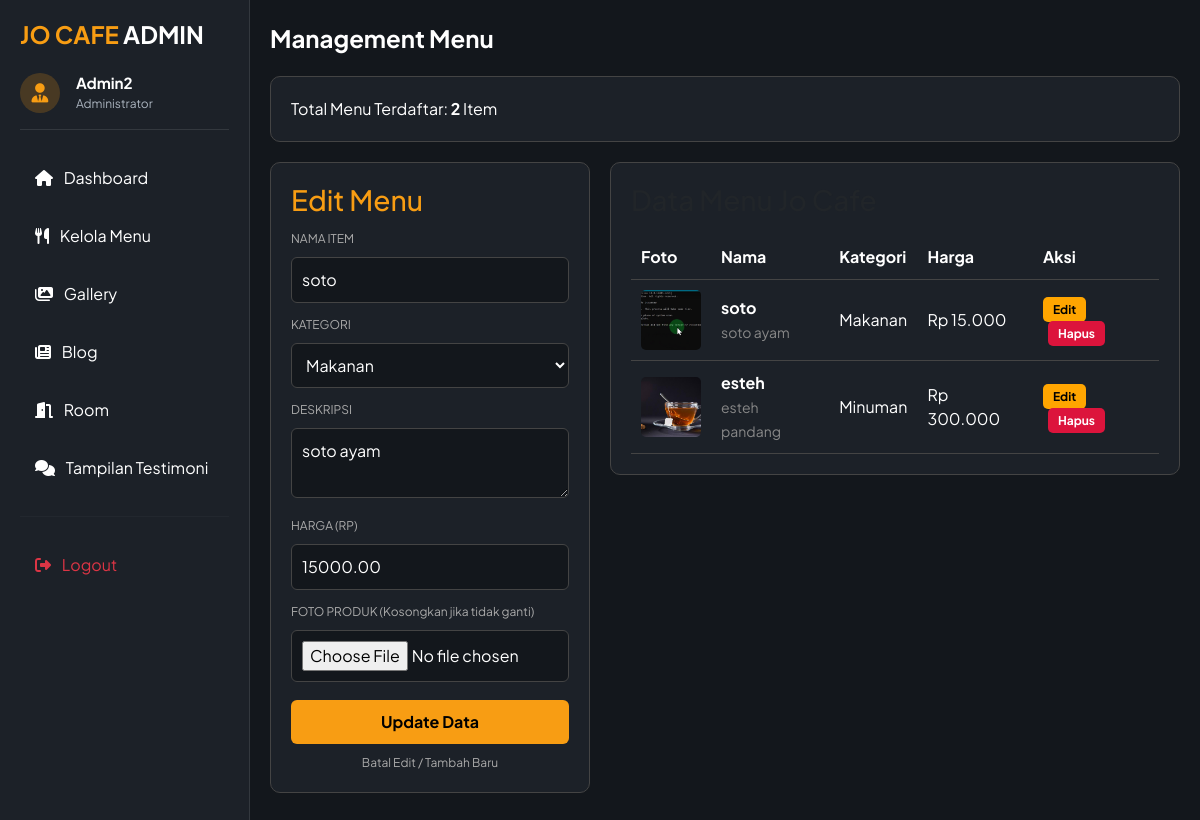
The app's page /dashboard/admin.php?page=menu&edit=2 (signed in) with its own data.
### tables this page shows
CREATE TABLE `menu` (
  `id_menu` int(11) NOT NULL,
  `id_admin` int(11) DEFAULT NULL,
  `nama_item` varchar(100) DEFAULT NULL,
  `kategori` enum('makanan','minuman') DEFAULT NULL,
  `deskripsi` text DEFAULT NULL,
  `harga` decimal(10,2) DEFAULT NULL,
  `gambar` varchar(255) DEFAULT NULL
);

### menu.php (the view, shortened to what this page needs)
<?php
include_once "../config/koneksi.php";
$is_edit = false;
$edit_data = ['id_menu' => '', 'nama_item' => '', 'kategori' => '', 'deskripsi' => '', 'harga' => '', 'gambar' => ''];
if (isset($_GET['edit'])) {
    $is_edit = true;
    $id_edit = $_GET['edit'];
    $result = mysqli_query($conn, "SELECT * FROM menu WHERE id_menu = '$id_edit'");
    $edit_data = mysqli_fetch_assoc($result);
}
?>
<div class="content-menu">
    <div class="title">Management Menu</div>
    <div class="stats">
        <div class="stat-box">
            <?php $count = mysqli_query($conn, "SELECT id_menu FROM menu"); ?>
            Total Menu Terdaftar: <strong><?php echo mysqli_num_rows($count); ?></strong> Item
        </div>
    </div>
    <div class="grid">
        <div class="card form">
            <h3 style="color: #f89d13; margin-top:0;"><?php echo $is_edit ? "Edit Menu" : "Tambah Menu"; ?></h3>
            <form action="admin.php?page=menu" method="POST" enctype="multipart/form-data">
                <label style="font-size: 12px; color: #aaa;">NAMA ITEM</label>
                <input type="text" name="nama_item" value="<?php echo htmlspecialchars($edit_data['nama_item']); ?>" placeholder="Contoh: Kopi Susu Gula Aren" required>
                <label style="font-size: 12px; color: #aaa;">KATEGORI</label>
                <select name="kategori">
                    <option value="makanan" <?php if($edit_data['kategori'] == 'makanan') echo 'selected'; ?>>Makanan</option>
                </select>
                <label style="font-size: 12px; color: #aaa;">DESKRIPSI</label>
                <textarea name="deskripsi" placeholder="Penjelasan singkat rasa/porsi..."><?php echo htmlspecialchars($edit_data['deskripsi']); ?></textarea>
                <label style="font-size: 12px; color: #aaa;">HARGA (RP)</label>
                <input type="text" name="harga" value="<?php echo $edit_data['harga']; ?>" placeholder="Contoh: 15000" required>
                <label style="font-size: 12px; color: #aaa;">FOTO PRODUK <?php if($is_edit) echo "(Kosongkan jika tidak ganti)"; ?></label>
                <input type="file" name="gambar" accept="image/*">
                <button type="submit" name="simpan" class="btn-submit"><?php echo $is_edit ? "Update Data" : "Simpan ke Menu"; ?></button>
                <?php if($is_edit): ?>
                    <a href="admin.php?page=menu" class="cancel-edit">Batal Edit / Tambah Baru</a>
                <?php endif; ?>
            </form>
        </div>
        <div class="card" style="flex:1;">
            <h3 style="margin-top:0;">Data Menu Jo Cafe</h3>
            <table>
                <thead>
                    <tr>
                        <th>Foto</th>
                        <th>Nama</th>
                        <th>Kategori</th>
                        <th>Harga</th>
                        <th>Aksi</th>
                    </tr>
                </thead>
                <tbody>
                    <?php
                    $get_menu = mysqli_query($conn, "SELECT * FROM menu ORDER BY kategori ASC, id_menu DESC");
                    while ($m = mysqli_fetch_assoc($get_menu)) {
                        $path_foto = !empty($m['gambar']) ? "../assets/img/menu/".$m['gambar'] : "https://via.placeholder.com/60x60?text=No+Img";
                    ?>
                    <tr>
                        <td><img src="<?php echo $path_foto; ?>" alt="Menu" class="img-menu"></td>
                        <td>
                            <strong><?php echo htmlspecialchars($m['nama_item']); ?></strong><br>
                            <small style="color: #888;"><?php echo htmlspecialchars($m['deskripsi']); ?></small>
                        </td>
                        <td><span style="text-transform: capitalize;"><?php echo $m['kategori']; ?></span></td>
                        <td>Rp <?php echo number_format($m['harga'], 0, ',', '.'); ?></td>
                        <td>
                            <a href="admin.php?page=menu&edit=<?php echo $m['id_menu']; ?>" class="btn-edit">Edit</a>
                            <a href="admin.php?page=menu&hapus=<?php echo $m['id_menu']; ?>" class="btn-del" onclick="return confirm('Hapus menu ini?')">Hapus</a>
                        </td>
                    </tr>
                    <?php } ?>
                </tbody>
            </table>
        </div>
    </div>
</div>

### dashboard/admin.php (style rules this page uses)
:root { --bg-main: #13171c; --bg-card: #1c2128; --text-main: #ffffff; --accent-gold: #f89d13; --border-dark: rgba(255, 255, 255, 0.1); }
body { font-family: 'Plus Jakarta Sans', sans-serif !important; background-color: var(--bg-main); color: var(--text-main); margin: 0; display: flex; }

### menu.php (style rules this page uses)
.content-menu { padding:20px; max-width:1100px; margin:auto; color: white; font-family: 'Plus Jakarta Sans', sans-serif; }
.title { font-size:24px; margin-bottom:20px; font-weight: bold; }
.stats { margin-bottom:20px; }
.stat-box { background:#1c2128; padding:20px; border-radius:10px; border: 1px solid #444; }
.grid { display:flex; gap:20px; align-items:flex-start; }
.card { background:#1c2128; padding:20px; border-radius:10px; border: 1px solid #444; }
.form { width:320px; }
table { width:100%; border-collapse:collapse; margin-top:10px; color: white; }
td, th { padding:10px; border-bottom:1px solid #444; text-align: left; }
input, select, textarea { width:100%; padding:10px; margin:8px 0; background:#13171c; color:white; border:1px solid #444; border-radius:6px; box-sizing: border-box; }
.btn-submit { width:100%; padding:10px; background:#f89d13; border:none; cursor:pointer; border-radius:6px; font-weight:bold; margin-top: 10px; color: black; }
.img-menu { width:60px; height:60px; object-fit:cover; border-radius:5px; background: #13171c; }
.btn-del { background: crimson; color: white; padding: 5px 10px; border-radius: 5px; text-decoration: none; font-size: 12px; font-weight: bold; margin-left: 5px; }
.btn-edit { background: orange; color: black; padding: 5px 10px; border-radius: 5px; text-decoration: none; font-size: 12px; font-weight: bold; }
.cancel-edit { display: block; text-align: center; margin-top: 10px; color: #aaa; text-decoration: none; font-size: 12px; }

### records on screen
menu: nama_item "soto", kategori "Makanan", deskripsi "soto ayam", harga "15000.00", gambar (picture), harga "15.000"
menu: gambar (picture), nama_item "esteh", deskripsi "esteh pandang", kategori "Minuman", harga "300.000"

### other values on screen
$_SESSION['username'] "Admin2"
mysqli_num_rows($count) "2"
